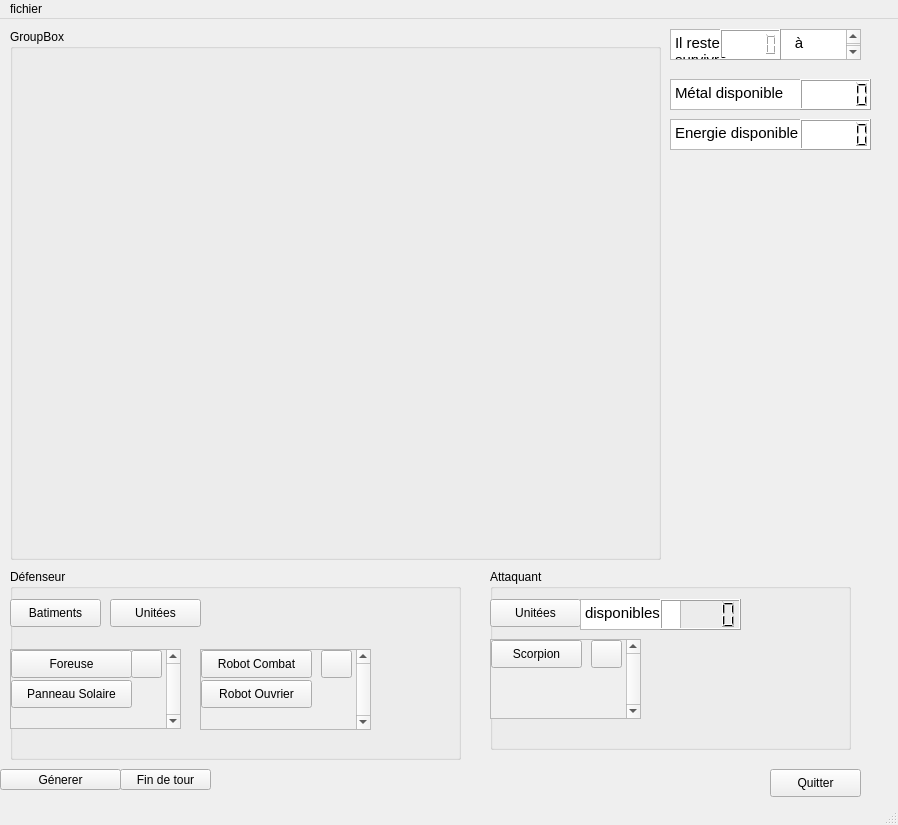
<?xml version="1.0" encoding="UTF-8"?>
<ui version="4.0">
 <class>Minima</class>
 <widget class="QMainWindow" name="Minima">
  <property name="geometry">
   <rect>
    <x>0</x>
    <y>0</y>
    <width>898</width>
    <height>825</height>
   </rect>
  </property>
  <property name="windowTitle">
   <string>MainWindow</string>
  </property>
  <widget class="QWidget" name="widget">
   <widget class="QPushButton" name="Bouton_Generer">
    <property name="geometry">
     <rect>
      <x>0</x>
      <y>750</y>
      <width>121</width>
      <height>21</height>
     </rect>
    </property>
    <property name="text">
     <string>Génerer</string>
    </property>
   </widget>
   <widget class="QPushButton" name="Bouton_Findetour">
    <property name="geometry">
     <rect>
      <x>120</x>
      <y>750</y>
      <width>91</width>
      <height>21</height>
     </rect>
    </property>
    <property name="text">
     <string>Fin de tour</string>
    </property>
   </widget>
   <widget class="QPushButton" name="Bouton_Quitter">
    <property name="geometry">
     <rect>
      <x>770</x>
      <y>750</y>
      <width>91</width>
      <height>28</height>
     </rect>
    </property>
    <property name="text">
     <string>Quitter</string>
    </property>
   </widget>
   <widget class="QGroupBox" name="Defenseur">
    <property name="geometry">
     <rect>
      <x>10</x>
      <y>550</y>
      <width>451</width>
      <height>191</height>
     </rect>
    </property>
    <property name="title">
     <string>Défenseur</string>
    </property>
    <widget class="QPushButton" name="pushButton">
     <property name="geometry">
      <rect>
       <x>0</x>
       <y>30</y>
       <width>91</width>
       <height>28</height>
      </rect>
     </property>
     <property name="text">
      <string>Batiments</string>
     </property>
    </widget>
    <widget class="QScrollArea" name="scrollArea">
     <property name="geometry">
      <rect>
       <x>0</x>
       <y>80</y>
       <width>171</width>
       <height>80</height>
      </rect>
     </property>
     <property name="verticalScrollBarPolicy">
      <enum>Qt::ScrollBarAlwaysOn</enum>
     </property>
     <property name="widgetResizable">
      <bool>true</bool>
     </property>
     <widget class="QWidget" name="scrollAreaWidgetContents">
      <property name="geometry">
       <rect>
        <x>0</x>
        <y>0</y>
        <width>156</width>
        <height>78</height>
       </rect>
      </property>
      <widget class="QPushButton" name="pushButton_3">
       <property name="geometry">
        <rect>
         <x>0</x>
         <y>0</y>
         <width>121</width>
         <height>28</height>
        </rect>
       </property>
       <property name="text">
        <string>Foreuse</string>
       </property>
      </widget>
      <widget class="QPushButton" name="pushButton_4">
       <property name="geometry">
        <rect>
         <x>0</x>
         <y>30</y>
         <width>121</width>
         <height>28</height>
        </rect>
       </property>
       <property name="text">
        <string>Panneau Solaire</string>
       </property>
      </widget>
      <widget class="QPushButton" name="pushButton_8">
       <property name="geometry">
        <rect>
         <x>120</x>
         <y>0</y>
         <width>31</width>
         <height>28</height>
        </rect>
       </property>
       <property name="text">
        <string/>
       </property>
       <property name="icon">
        <iconset>
         <normaloff>../../Images/croix_rouge.png</normaloff>../../Images/croix_rouge.png</iconset>
       </property>
      </widget>
     </widget>
    </widget>
    <widget class="QPushButton" name="pushButton_2">
     <property name="geometry">
      <rect>
       <x>100</x>
       <y>30</y>
       <width>91</width>
       <height>28</height>
      </rect>
     </property>
     <property name="text">
      <string>Unitées</string>
     </property>
    </widget>
    <widget class="QScrollArea" name="scrollArea_2">
     <property name="geometry">
      <rect>
       <x>190</x>
       <y>80</y>
       <width>171</width>
       <height>81</height>
      </rect>
     </property>
     <property name="toolTipDuration">
      <number>-1</number>
     </property>
     <property name="layoutDirection">
      <enum>Qt::LeftToRight</enum>
     </property>
     <property name="autoFillBackground">
      <bool>false</bool>
     </property>
     <property name="verticalScrollBarPolicy">
      <enum>Qt::ScrollBarAlwaysOn</enum>
     </property>
     <property name="widgetResizable">
      <bool>true</bool>
     </property>
     <widget class="QWidget" name="scrollAreaWidgetContents_2">
      <property name="geometry">
       <rect>
        <x>0</x>
        <y>0</y>
        <width>156</width>
        <height>79</height>
       </rect>
      </property>
      <widget class="QPushButton" name="pushButton_6">
       <property name="geometry">
        <rect>
         <x>0</x>
         <y>30</y>
         <width>111</width>
         <height>28</height>
        </rect>
       </property>
       <property name="text">
        <string>Robot Ouvrier</string>
       </property>
      </widget>
      <widget class="QPushButton" name="pushButton_7">
       <property name="geometry">
        <rect>
         <x>120</x>
         <y>0</y>
         <width>31</width>
         <height>28</height>
        </rect>
       </property>
       <property name="text">
        <string/>
       </property>
       <property name="icon">
        <iconset>
         <selectedon>../../Images/croix_rouge.png</selectedon>
        </iconset>
       </property>
      </widget>
      <widget class="QPushButton" name="pushButton_5">
       <property name="geometry">
        <rect>
         <x>0</x>
         <y>0</y>
         <width>111</width>
         <height>28</height>
        </rect>
       </property>
       <property name="text">
        <string>Robot Combat</string>
       </property>
      </widget>
     </widget>
    </widget>
   </widget>
   <widget class="QGroupBox" name="Attaquant">
    <property name="geometry">
     <rect>
      <x>490</x>
      <y>550</y>
      <width>361</width>
      <height>181</height>
     </rect>
    </property>
    <property name="title">
     <string>Attaquant</string>
    </property>
    <widget class="QPushButton" name="A_Unitees">
     <property name="geometry">
      <rect>
       <x>0</x>
       <y>30</y>
       <width>91</width>
       <height>28</height>
      </rect>
     </property>
     <property name="text">
      <string>Unitées</string>
     </property>
    </widget>
    <widget class="QScrollArea" name="scrollArea_3">
     <property name="geometry">
      <rect>
       <x>0</x>
       <y>70</y>
       <width>151</width>
       <height>80</height>
      </rect>
     </property>
     <property name="verticalScrollBarPolicy">
      <enum>Qt::ScrollBarAlwaysOn</enum>
     </property>
     <property name="sizeAdjustPolicy">
      <enum>QAbstractScrollArea::AdjustIgnored</enum>
     </property>
     <property name="widgetResizable">
      <bool>true</bool>
     </property>
     <widget class="QWidget" name="scrollAreaWidgetContents_3">
      <property name="geometry">
       <rect>
        <x>0</x>
        <y>0</y>
        <width>136</width>
        <height>78</height>
       </rect>
      </property>
      <widget class="QPushButton" name="pushButton_9">
       <property name="geometry">
        <rect>
         <x>0</x>
         <y>0</y>
         <width>91</width>
         <height>28</height>
        </rect>
       </property>
       <property name="text">
        <string>Scorpion</string>
       </property>
      </widget>
      <widget class="QPushButton" name="pushButton_10">
       <property name="geometry">
        <rect>
         <x>100</x>
         <y>0</y>
         <width>31</width>
         <height>28</height>
        </rect>
       </property>
       <property name="text">
        <string/>
       </property>
       <property name="icon">
        <iconset>
         <normaloff>../../Images/croix_rouge.png</normaloff>../../Images/croix_rouge.png</iconset>
       </property>
      </widget>
     </widget>
    </widget>
    <widget class="QTextBrowser" name="textBrowser_4">
     <property name="geometry">
      <rect>
       <x>90</x>
       <y>30</y>
       <width>101</width>
       <height>31</height>
      </rect>
     </property>
     <property name="html">
      <string>&lt;!DOCTYPE HTML PUBLIC &quot;-//W3C//DTD HTML 4.0//EN&quot; &quot;http://www.w3.org/TR/REC-html40/strict.dtd&quot;&gt;
&lt;html&gt;&lt;head&gt;&lt;meta name=&quot;qrichtext&quot; content=&quot;1&quot; /&gt;&lt;style type=&quot;text/css&quot;&gt;
p, li { white-space: pre-wrap; }
&lt;/style&gt;&lt;/head&gt;&lt;body style=&quot; font-family:'Cantarell'; font-size:11pt; font-weight:400; font-style:normal;&quot;&gt;
&lt;p style=&quot; margin-top:0px; margin-bottom:0px; margin-left:0px; margin-right:0px; -qt-block-indent:0; text-indent:0px;&quot;&gt;disponibles&lt;/p&gt;&lt;/body&gt;&lt;/html&gt;</string>
     </property>
    </widget>
    <widget class="QLCDNumber" name="lcdNumber_Unitdispo">
     <property name="geometry">
      <rect>
       <x>170</x>
       <y>30</y>
       <width>81</width>
       <height>31</height>
      </rect>
     </property>
    </widget>
   </widget>
   <widget class="QGroupBox" name="groupBox">
    <property name="geometry">
     <rect>
      <x>10</x>
      <y>10</y>
      <width>651</width>
      <height>531</height>
     </rect>
    </property>
    <property name="title">
     <string>GroupBox</string>
    </property>
   </widget>
   <widget class="QLCDNumber" name="lcdNumber_Metal">
    <property name="geometry">
     <rect>
      <x>800</x>
      <y>60</y>
      <width>71</width>
      <height>31</height>
     </rect>
    </property>
    <property name="segmentStyle">
     <enum>QLCDNumber::Filled</enum>
    </property>
   </widget>
   <widget class="QTextBrowser" name="textBrowser">
    <property name="geometry">
     <rect>
      <x>670</x>
      <y>60</y>
      <width>201</width>
      <height>31</height>
     </rect>
    </property>
    <property name="html">
     <string>&lt;!DOCTYPE HTML PUBLIC &quot;-//W3C//DTD HTML 4.0//EN&quot; &quot;http://www.w3.org/TR/REC-html40/strict.dtd&quot;&gt;
&lt;html&gt;&lt;head&gt;&lt;meta name=&quot;qrichtext&quot; content=&quot;1&quot; /&gt;&lt;style type=&quot;text/css&quot;&gt;
p, li { white-space: pre-wrap; }
&lt;/style&gt;&lt;/head&gt;&lt;body style=&quot; font-family:'Cantarell'; font-size:11pt; font-weight:400; font-style:normal;&quot;&gt;
&lt;p style=&quot; margin-top:0px; margin-bottom:0px; margin-left:0px; margin-right:0px; -qt-block-indent:0; text-indent:0px;&quot;&gt;Métal disponible&lt;/p&gt;&lt;/body&gt;&lt;/html&gt;</string>
    </property>
   </widget>
   <widget class="QTextBrowser" name="textBrowser_2">
    <property name="geometry">
     <rect>
      <x>670</x>
      <y>100</y>
      <width>201</width>
      <height>31</height>
     </rect>
    </property>
    <property name="html">
     <string>&lt;!DOCTYPE HTML PUBLIC &quot;-//W3C//DTD HTML 4.0//EN&quot; &quot;http://www.w3.org/TR/REC-html40/strict.dtd&quot;&gt;
&lt;html&gt;&lt;head&gt;&lt;meta name=&quot;qrichtext&quot; content=&quot;1&quot; /&gt;&lt;style type=&quot;text/css&quot;&gt;
p, li { white-space: pre-wrap; }
&lt;/style&gt;&lt;/head&gt;&lt;body style=&quot; font-family:'Cantarell'; font-size:11pt; font-weight:400; font-style:normal;&quot;&gt;
&lt;p style=&quot; margin-top:0px; margin-bottom:0px; margin-left:0px; margin-right:0px; -qt-block-indent:0; text-indent:0px;&quot;&gt;Energie disponible&lt;/p&gt;&lt;/body&gt;&lt;/html&gt;</string>
    </property>
   </widget>
   <widget class="QLCDNumber" name="lcdNumber_Energie">
    <property name="geometry">
     <rect>
      <x>800</x>
      <y>100</y>
      <width>71</width>
      <height>31</height>
     </rect>
    </property>
   </widget>
   <widget class="QTextBrowser" name="textBrowser_3">
    <property name="geometry">
     <rect>
      <x>670</x>
      <y>10</y>
      <width>191</width>
      <height>31</height>
     </rect>
    </property>
    <property name="html">
     <string>&lt;!DOCTYPE HTML PUBLIC &quot;-//W3C//DTD HTML 4.0//EN&quot; &quot;http://www.w3.org/TR/REC-html40/strict.dtd&quot;&gt;
&lt;html&gt;&lt;head&gt;&lt;meta name=&quot;qrichtext&quot; content=&quot;1&quot; /&gt;&lt;style type=&quot;text/css&quot;&gt;
p, li { white-space: pre-wrap; }
&lt;/style&gt;&lt;/head&gt;&lt;body style=&quot; font-family:'Cantarell'; font-size:11pt; font-weight:400; font-style:normal;&quot;&gt;
&lt;p style=&quot; margin-top:0px; margin-bottom:0px; margin-left:0px; margin-right:0px; -qt-block-indent:0; text-indent:0px;&quot;&gt;Il reste                  à survivre &lt;/p&gt;&lt;/body&gt;&lt;/html&gt;</string>
    </property>
   </widget>
   <widget class="QLCDNumber" name="lcdNumber_Tous_restant">
    <property name="geometry">
     <rect>
      <x>720</x>
      <y>10</y>
      <width>61</width>
      <height>31</height>
     </rect>
    </property>
   </widget>
   <zorder>Bouton_Generer</zorder>
   <zorder>Bouton_Findetour</zorder>
   <zorder>Bouton_Quitter</zorder>
   <zorder>horizontalSpacer</zorder>
   <zorder>Defenseur</zorder>
   <zorder>Attaquant</zorder>
   <zorder>groupBox</zorder>
   <zorder>textBrowser</zorder>
   <zorder>lcdNumber_Metal</zorder>
   <zorder>textBrowser_2</zorder>
   <zorder>lcdNumber_Energie</zorder>
   <zorder>textBrowser_3</zorder>
   <zorder>lcdNumber_Tous_restant</zorder>
  </widget>
  <widget class="QMenuBar" name="menubar">
   <property name="geometry">
    <rect>
     <x>0</x>
     <y>0</y>
     <width>898</width>
     <height>28</height>
    </rect>
   </property>
   <widget class="QMenu" name="menuFichier">
    <property name="title">
     <string>fichier</string>
    </property>
    <addaction name="actionQuitter"/>
   </widget>
   <addaction name="menuFichier"/>
  </widget>
  <widget class="QStatusBar" name="statusbar"/>
  <action name="actionQuitter">
   <property name="text">
    <string>Quitter</string>
   </property>
   <property name="shortcut">
    <string>Ctrl+Q</string>
   </property>
  </action>
 </widget>
 <resources/>
 <connections>
  <connection>
   <sender>Bouton_Quitter</sender>
   <signal>clicked()</signal>
   <receiver>Minima</receiver>
   <slot>close()</slot>
   <hints>
    <hint type="sourcelabel">
     <x>828</x>
     <y>790</y>
    </hint>
    <hint type="destinationlabel">
     <x>912</x>
     <y>-42</y>
    </hint>
   </hints>
  </connection>
  <connection>
   <sender>pushButton</sender>
   <signal>pressed()</signal>
   <receiver>scrollArea</receiver>
   <slot>showNormal()</slot>
   <hints>
    <hint type="sourcelabel">
     <x>67</x>
     <y>623</y>
    </hint>
    <hint type="destinationlabel">
     <x>86</x>
     <y>669</y>
    </hint>
   </hints>
  </connection>
  <connection>
   <sender>pushButton_7</sender>
   <signal>clicked()</signal>
   <receiver>scrollArea_2</receiver>
   <slot>close()</slot>
   <hints>
    <hint type="sourcelabel">
     <x>336</x>
     <y>674</y>
    </hint>
    <hint type="destinationlabel">
     <x>326</x>
     <y>673</y>
    </hint>
   </hints>
  </connection>
  <connection>
   <sender>pushButton_8</sender>
   <signal>clicked()</signal>
   <receiver>scrollArea</receiver>
   <slot>close()</slot>
   <hints>
    <hint type="sourcelabel">
     <x>150</x>
     <y>681</y>
    </hint>
    <hint type="destinationlabel">
     <x>178</x>
     <y>673</y>
    </hint>
   </hints>
  </connection>
  <connection>
   <sender>pushButton_2</sender>
   <signal>clicked()</signal>
   <receiver>scrollArea_2</receiver>
   <slot>show()</slot>
   <hints>
    <hint type="sourcelabel">
     <x>168</x>
     <y>614</y>
    </hint>
    <hint type="destinationlabel">
     <x>339</x>
     <y>700</y>
    </hint>
   </hints>
  </connection>
  <connection>
   <sender>pushButton_10</sender>
   <signal>clicked()</signal>
   <receiver>scrollArea_3</receiver>
   <slot>close()</slot>
   <hints>
    <hint type="sourcelabel">
     <x>614</x>
     <y>653</y>
    </hint>
    <hint type="destinationlabel">
     <x>638</x>
     <y>653</y>
    </hint>
   </hints>
  </connection>
  <connection>
   <sender>A_Unitees</sender>
   <signal>clicked()</signal>
   <receiver>scrollArea_3</receiver>
   <slot>show()</slot>
   <hints>
    <hint type="sourcelabel">
     <x>561</x>
     <y>608</y>
    </hint>
    <hint type="destinationlabel">
     <x>632</x>
     <y>656</y>
    </hint>
   </hints>
  </connection>
 </connections>
</ui>
